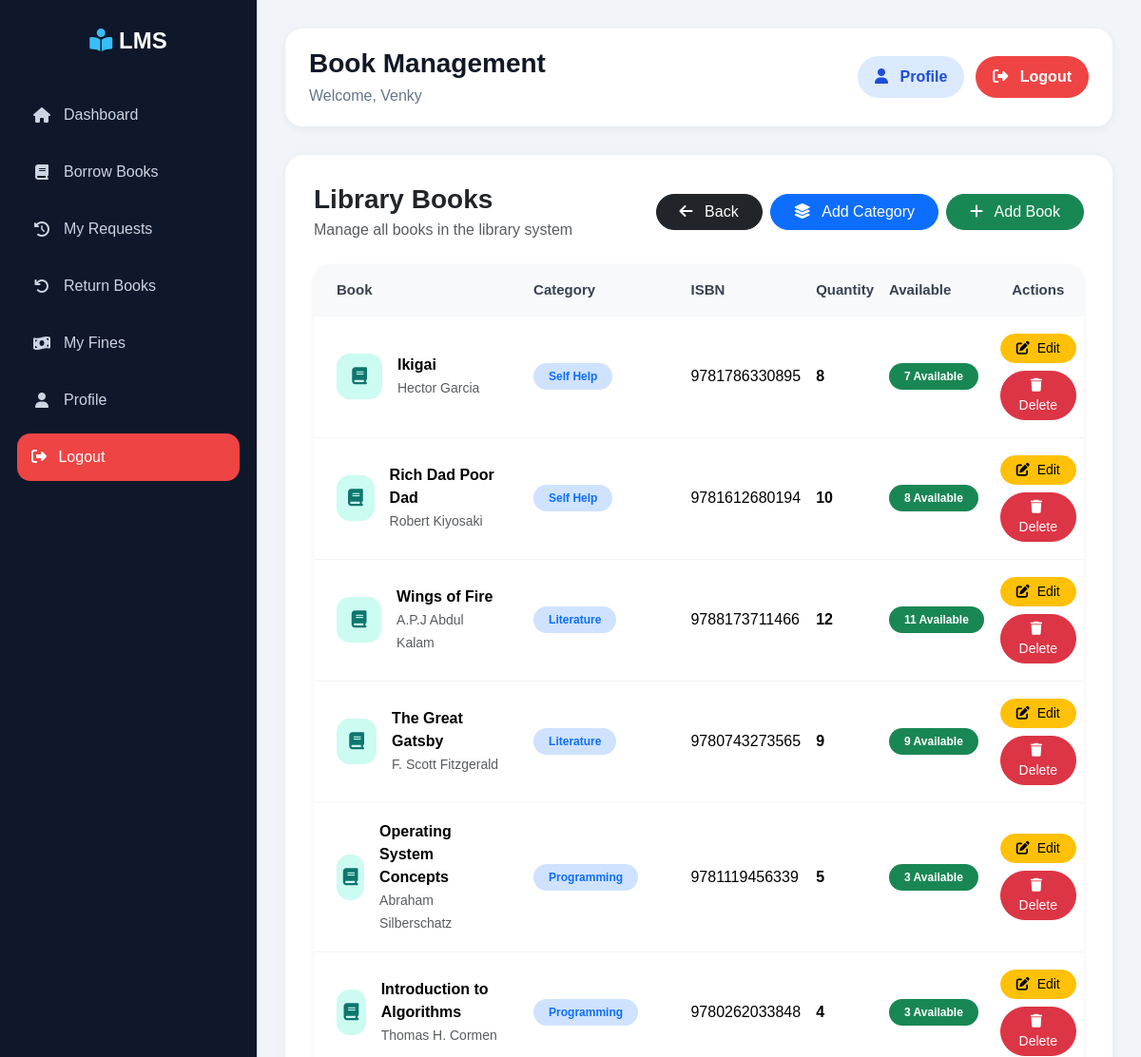
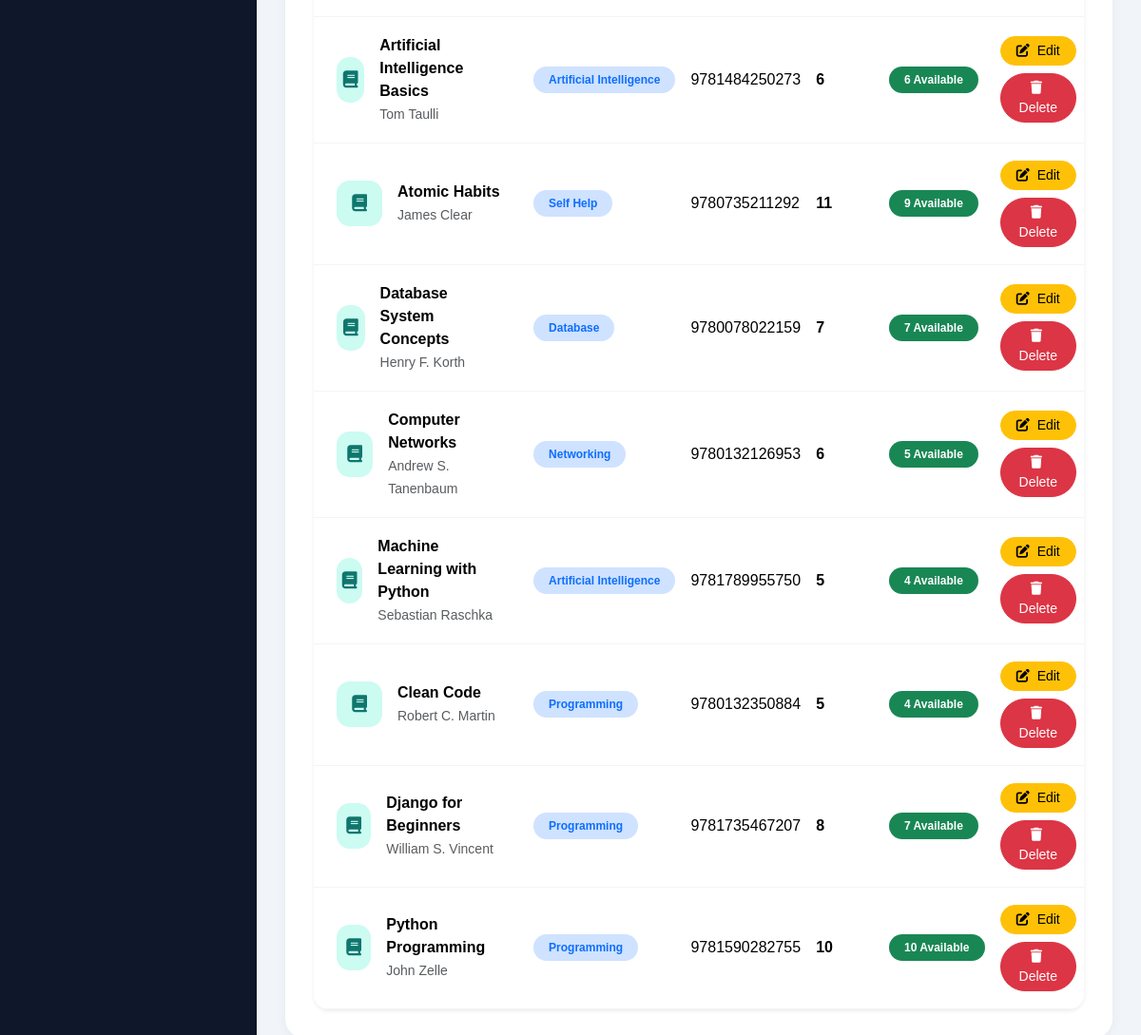
The app's page /librarian/books/ (signed in) with its own data (2 pictures, top to bottom).
### accounts/models.py (models this page shows, shortened)
class CustomUser(AbstractUser):
    ROLE_CHOICES = (
        ('student', 'Student'),
        ('teacher', 'Teacher'),
        ('librarian', 'Librarian'),
    )
    role = models.CharField(max_length=20, choices=ROLE_CHOICES)

### books/models.py (models this page shows, shortened)
class Book(models.Model):
    title = models.CharField(
        max_length=200
    )
    author = models.CharField(
        max_length=150
    )
    isbn = models.CharField(
        max_length=20,
        unique=True
    )
    category = models.ForeignKey(
        Category,
        on_delete=models.CASCADE
    )
    price = models.DecimalField(
        max_digits=10,
        decimal_places=2,
        default=0
    )
    quantity = models.PositiveIntegerField(
        default=1
    )
    available = models.PositiveIntegerField(
        default=1
    )
    description = models.TextField(
        blank=True,
        null=True
    )
    added_on = models.DateTimeField(
        auto_now_add=True
    )

class Category(models.Model):
    name = models.CharField(
        max_length=100,
        unique=True
    )

### librarian/views.py (the view)
@login_required
def book_list(request):
    books = Book.objects.all().order_by(
        '-added_on'
    )
    return render(
        request,
        'librarian/book_list.html',
        {
            'books': books
        }
    )

### librarian/templates/librarian/book_list.html (shortened to what this page needs)
{% extends 'base.html' %}
{% block page_title %}
    Book Management
{% endblock %}
{% block content %}
<div class="d-flex justify-content-between align-items-center mb-4 flex-wrap gap-3">
    <div>
        <h3 class="fw-bold text-dark mb-1">
            Library Books
        </h3>
        <p class="text-muted mb-0">
            Manage all books in the library system
        </p>
    </div>
    <div class="d-flex gap-2 flex-wrap">
        <a href="/librarian/dashboard/"
           class="btn btn-dark rounded-pill px-4">
            <i class="fa-solid fa-arrow-left me-2"></i>
            Back
        </a>
        <a href="/librarian/category/add/"
           class="btn btn-primary rounded-pill px-4">
            <i class="fa-solid fa-layer-group me-2"></i>
            Add Category
        </a>
        <a href="/librarian/books/add/"
           class="btn btn-success rounded-pill px-4">
            <i class="fa-solid fa-plus me-2"></i>
            Add Book
        </a>
    </div>
</div>
<div class="card border-0 shadow-sm rounded-4 overflow-hidden">
    <div class="card-body p-0">
        <div class="table-responsive">
            <table class="table align-middle mb-0">
                <thead class="table-light">
                    <tr>
                        <th class="py-3 px-4">
                            Book
                        </th>
                        <th class="py-3">
                            Category
                        </th>
                        <th class="py-3">
                            ISBN
                        </th>
                        <th class="py-3">
                            Quantity
                        </th>
                        <th class="py-3">
                            Available
                        </th>
                        <th class="py-3 text-center">
                            Actions
                        </th>
                    </tr>
                </thead>
                <tbody>
                    {% for book in books %}
                    <tr>
                        <td class="px-4">
                            <div class="d-flex align-items-center gap-3">
                                <div class="book-icon">
                                    <i class="fa-solid fa-book"></i>
                                </div>
                                <div>
                                    <div class="fw-semibold">
                                        {{ book.title }}
                                    </div>
                                    <small class="text-muted">
                                        {{ book.author }}
                                    </small>
                                </div>
                            </div>
                        </td>
                        <td>
                            <span class="badge bg-primary-subtle text-primary rounded-pill px-3 py-2">
                                {{ book.category.name }}
                            </span>
                        </td>
                        <td>
                            {{ book.isbn }}
                        </td>
                        <td>
                            <span class="fw-semibold">
                                {{ book.quantity }}
                            </span>
                        </td>
                        <td>
                            {% if book.available > 0 %}
                                <span class="badge bg-success rounded-pill px-3 py-2">
                                    {{ book.available }} Available
                                </span>
                            {% else %}
                                <span class="badge bg-danger rounded-pill px-3 py-2">
                                    Out Of Stock
                                </span>
                            {% endif %}
                        </td>
                        <td class="text-center">
                            <div class="d-flex justify-content-center gap-2 flex-wrap">
                                <a href="/librarian/books/edit/{{ book.id }}/"
                                   class="btn btn-warning btn-sm rounded-pill px-3">
                                    <i class="fa-solid fa-pen-to-square me-1"></i>
                                    Edit
                                </a>
                                <a href="/librarian/books/delete/{{ book.id }}/"
                                   class="btn btn-danger btn-sm rounded-pill px-3">
                                    <i class="fa-solid fa-trash me-1"></i>
                                    Delete
                                </a>
                            </div>
                        </td>
                    </tr>
                    {% endfor %}
                </tbody>
            </table>
        </div>
    </div>
</div>
{% endblock %}

### templates/base.html (shortened to what this page needs)
<!doctype html>
<html lang="en">
<head>
    <link
        href="https://cdn.jsdelivr.net/npm/bootstrap@5.3.3/dist/css/bootstrap.min.css"
        rel="stylesheet"
    />
    <link
        rel="stylesheet"
        href="https://cdnjs.cloudflare.com/ajax/libs/font-awesome/6.5.1/css/all.min.css"
    />
</head>
<body>
    <div class="main-container">
        <div class="sidebar" id="sidebar">
            <div class="logo">
                <i class="fa-solid fa-book-open-reader"></i>
                <span class="text"> LMS </span>
            </div>
            <ul>
                {% if request.user.role == 'teacher' %}
                <li>
                    <a href="/teacher/dashboard/">
                        <i class="fa-solid fa-house"></i>
                        <span class="text">Dashboard</span>
                    </a>
                </li>
                <li>
                    <a href="/teacher/books/">
                        <i class="fa-solid fa-book"></i>
                        <span class="text">Borrow Books</span>
                    </a>
                </li>
                <li>
                    <a href="/teacher/my-requests/">
                        <i class="fa-solid fa-clock-rotate-left"></i>
                        <span class="text">My Requests</span>
                    </a>
                </li>
                <li>
                    <a href="/teacher/return-books/">
                        <i class="fa-solid fa-arrow-rotate-left"></i>
                        <span class="text">Return Books</span>
                    </a>
                </li>
                <li>
                    <a href="/teacher/fines/">
                        <i class="fa-solid fa-money-bill-wave"></i>
                        <span class="text"> My Fines </span>
                    </a>
                </li>
                <li>
                    <a href="{% url 'profile' %}">
                        <i class="fa-solid fa-user"></i>
                        <span class="text">Profile</span>
                    </a>
                </li>
                {% endif %}
                <li>
                    <form method="POST"
                          action="{% url 'logout' %}">
                        <button type="submit"
                                class="logout-btn-side">
                            <i class="fa-solid fa-right-from-bracket me-2"></i>
                            <span class="text"> Logout </span>
                        </button>
                    </form>
                </li>
            </ul>
        </div>
        <div class="content">
            <div class="topbar">
                <div class="topbar-left">
                    <h3>
                        {% block page_title %}{% endblock %}
                    </h3>
                    <p>
                        Welcome, {{ request.user.username }}
                    </p>
                </div>
                <div class="topbar-right">
                    <a href="{% url 'profile' %}"
                       class="profile-btn">
                        <i class="fa-solid fa-user me-2"></i>
                        Profile
                    </a>
                    <form method="POST"
                          action="{% url 'logout' %}"
                          class="m-0">
                        <button type="submit"
                                class="logout-btn">
                            <i class="fa-solid fa-right-from-bracket me-2"></i>
                            Logout
                        </button>
                    </form>
                </div>
            </div>
            <div class="page-content">
                {% block content %}
                {% endblock %}
            </div>
        </div>
    </div>
</body>
</html>

### templates/base.html (style rules this page uses)
* { margin:0; padding:0; box-sizing:border-box; font-family:Arial, Helvetica, sans-serif; }
body { background:#f1f5f9; overflow-x:hidden; }
.main-container { display:flex; min-height:100vh; }
.sidebar { width:270px; background:#0f172a; color:white; position:fixed; top:0; left:0; bottom:0; padding:25px 18px; overflow-y:auto; z-index:1000; transition:0.3s; }
.logo { font-size:24px; font-weight:bold; text-align:center; margin-bottom:35px; color:white; }
.logo i { color:#38bdf8; }
.sidebar ul { list-style:none; padding-left:0; }
.sidebar ul li { margin-bottom:10px; }
.sidebar ul li a { display:flex; align-items:center; gap:12px; text-decoration:none; color:#cbd5e1; padding:13px 15px; border-radius:14px; transition:0.3s; }
.sidebar ul li a i { width:22px; text-align:center; }
.logout-btn-side { width:100%; border:none; background:#ef4444; color:white; padding:13px 15px; border-radius:14px; text-align:left; transition:0.3s; }
.content { margin-left:270px; width:calc(100% - 270px); padding:30px; transition:0.3s; }
.topbar { background:white; padding:20px 25px; border-radius:18px; display:flex; justify-content:space-between; align-items:center; margin-bottom:30px; box-shadow:0 2px 10px rgba(0,0,0,0.06); flex-wrap:wrap; gap:15px; }
.topbar-left h3 { margin-bottom:5px; font-weight:700; color:#111827; }
.topbar-left p { margin:0; color:#64748b; }
.topbar-right { display:flex; align-items:center; gap:12px; flex-wrap:wrap; }
.profile-btn { text-decoration:none; background:#dbeafe; color:#1d4ed8; padding:10px 18px; border-radius:30px; font-weight:600; transition:0.3s; }
.logout-btn { border:none; background:#ef4444; color:white; padding:10px 18px; border-radius:30px; font-weight:600; transition:0.3s; }
.page-content { background:white; border-radius:20px; padding:30px; min-height:500px; box-shadow:0 2px 12px rgba(0,0,0,0.05); }
.table-responsive { width:100%; overflow-x:auto; }

### librarian/templates/librarian/book_list.html (style rules this page uses)
.table thead th { font-size:15px; font-weight:600; color:#374151; border:none; }
.table tbody td { padding-top:18px; padding-bottom:18px; border-color:#f1f5f9; vertical-align:middle; }
.table tbody tr { transition:0.3s; }
.book-icon { width:48px; height:48px; border-radius:14px; background:#ccfbf1; color:#0f766e; display:flex; align-items:center; justify-content:center; font-size:18px; }

### records on screen
CustomUser: user.username "Venky"
Book: title "Ikigai", author "Hector Garcia", category.name "Self Help", isbn "9781786330895", quantity "8", available "7"
Book: title "Rich Dad Poor Dad", author "Robert Kiyosaki", category.name "Self Help", isbn "9781612680194", quantity "10", available "8"
Book: title "Wings of Fire", author "A.P.J Abdul Kalam", category.name "Literature", isbn "9788173711466", quantity "12", available "11"
Book: title "The Great Gatsby", author "F. Scott Fitzgerald", category.name "Literature", isbn "9780743273565", quantity "9", available "9"
Book: title "Operating System Concepts", author "Abraham Silberschatz", category.name "Programming", isbn "9781119456339", quantity "5", available "3"
Book: title "Introduction to Algorithms", author "Thomas H. Cormen", category.name "Programming", isbn "9780262033848", quantity "4", available "3"
Book: title "Artificial Intelligence Basics", author "Tom Taulli", category.name "Artificial Intelligence", isbn "9781484250273", quantity "6", available "6"
Book: title "Atomic Habits", author "James Clear", category.name "Self Help", isbn "9780735211292", quantity "11", available "9"
Book: title "Database System Concepts", author "Henry F. Korth", category.name "Database", isbn "9780078022159", quantity "7", available "7"
Book: title "Computer Networks", author "Andrew S. Tanenbaum", category.name "Networking", isbn "9780132126953", quantity "6", available "5"
Book: title "Machine Learning with Python", author "Sebastian Raschka", category.name "Artificial Intelligence", isbn "9781789955750", quantity "5", available "4"
Book: title "Clean Code", author "Robert C. Martin", category.name "Programming", isbn "9780132350884", quantity "5", available "4"
Book: title "Django for Beginners", author "William S. Vincent", category.name "Programming", isbn "9781735467207", quantity "8", available "7"
Book: title "Python Programming", author "John Zelle", category.name "Programming", isbn "9781590282755", quantity "10", available "10"
